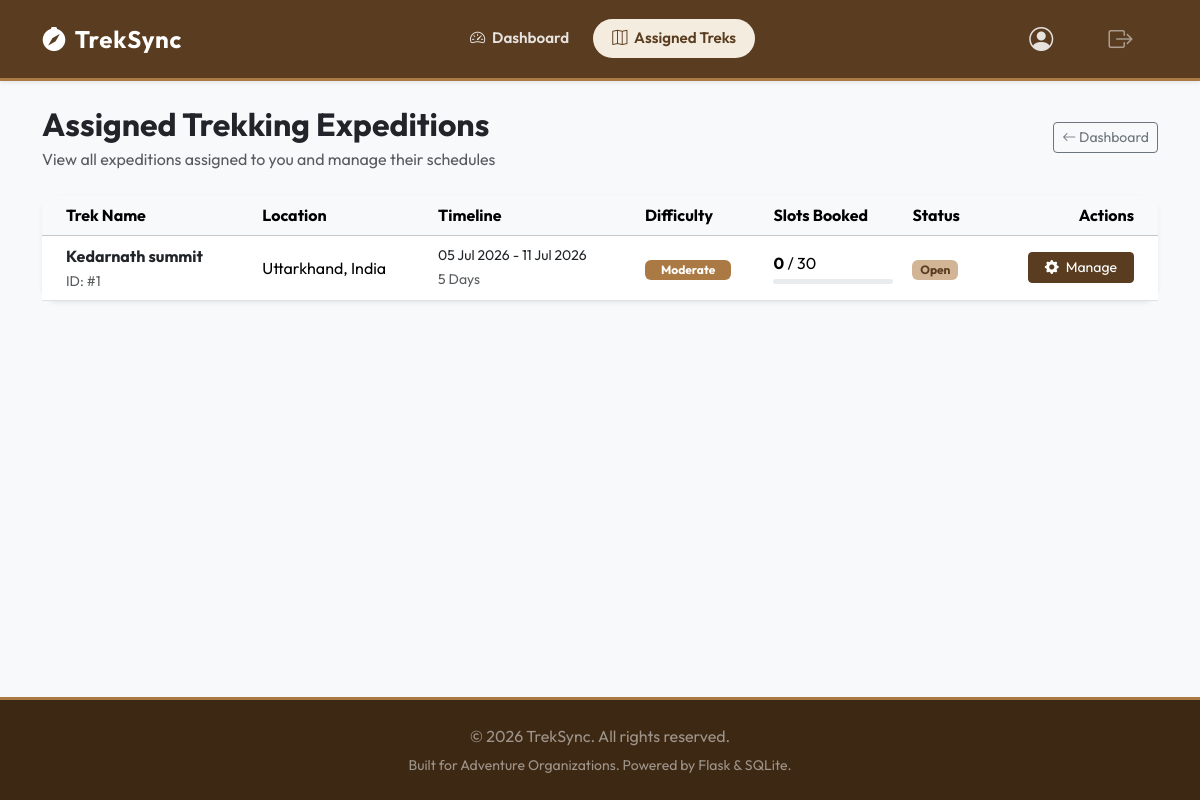
Page /staff/assigned-treks (signed in) on the earlier database version.
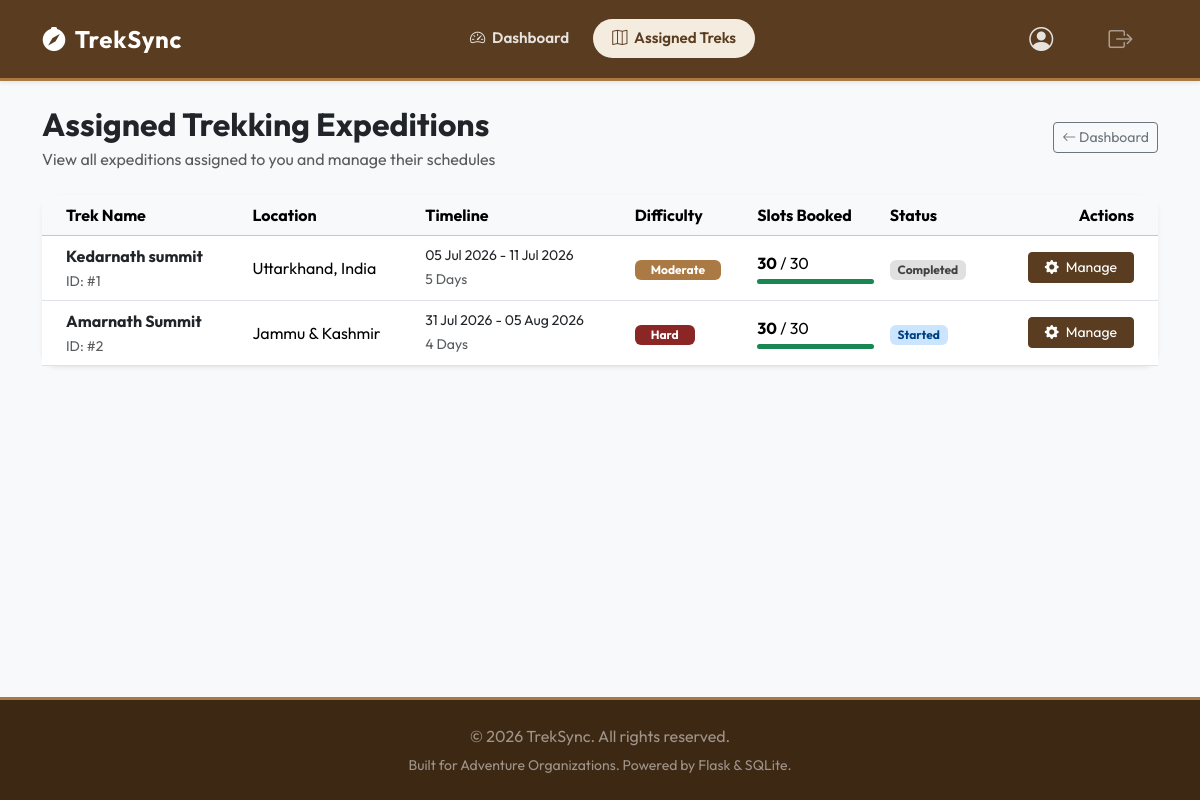
Same page on the later database version.
### models.py (models this page shows, shortened)
class Trek(db.Model):
    __tablename__ = 'trek'
    id = db.Column(db.Integer, primary_key=True)
    name = db.Column(db.String(100), nullable=False)
    location = db.Column(db.String(100), nullable=False)
    difficulty = db.Column(db.String(20), nullable=False)  # 'Easy', 'Moderate', 'Hard'
    duration = db.Column(db.Integer, nullable=False)  # in days
    max_slots = db.Column(db.Integer, nullable=False)
    available_slots = db.Column(db.Integer, nullable=False)
    staff_id = db.Column(db.Integer, db.ForeignKey('user.id'), nullable=True)  # Assigned staff
    status = db.Column(db.String(20), default='Pending')  # 'Pending', 'Approved', 'Open', 'Closed', 'Completed'
    start_date = db.Column(db.Date, nullable=False)
    end_date = db.Column(db.Date, nullable=False)
    staff = db.relationship('User', back_populates='assigned_treks', foreign_keys=[staff_id])
    bookings = db.relationship('Booking', back_populates='trek', cascade="all, delete-orphan")

### app.py (the view)
@app.route('/staff/assigned-treks')
@login_required
@staff_required
def staff_assigned_treks():
    treks = Trek.query.filter_by(staff_id=current_user.id).all()
    return render_template('staff/assigned_treks.html', treks=treks)

### app.py (called while the page is built)
@login_manager.user_loader
def load_user(user_id):
    return User.query.get(int(user_id))

def staff_required(f):
    @wraps(f)
    def decorated_function(*args, **kwargs):
        if not current_user.is_authenticated or current_user.role != 'staff':
            flash('Access denied. Staff role required.', 'error')
            return redirect(url_for('home'))
        profile = StaffProfile.query.filter_by(user_id=current_user.id).first()
        if not profile or profile.status != 'approved':
            return redirect(url_for('pending_approval'))
        return f(*args, **kwargs)
    return decorated_function

### templates/staff/assigned_treks.html (shortened to what the changed rows need)
{% extends "base.html" %}
{% block content %}
<div class="container">
    <div class="d-flex flex-column flex-md-row justify-content-between align-items-md-center gap-3 mb-4">
        <div>
            <h1 class="h2 fw-bold mb-1">Assigned Trekking Expeditions</h1>
        </div>
    </div>
    <div class="card border-0 shadow-sm">
        <div class="card-body p-0">
            {% if treks %}
                <div class="table-responsive">
                    <table class="table table-hover align-middle mb-0">
                        <thead class="table-light">
                            <tr>
                                <th class="ps-4">Trek Name</th>
                                <th>Location</th>
                                <th>Timeline</th>
                                <th>Difficulty</th>
                                <th>Slots Booked</th>
                                <th>Status</th>
                                <th class="text-end pe-4">Actions</th>
                            </tr>
                        </thead>
                        <tbody>
                            {% for trek in treks %}
                                <tr>
                                    <td class="ps-4 font-semibold">
                                        <span class="fw-bold d-block text-dark">{{ trek.name }}</span>
                                        <small class="text-muted">ID: #{{ trek.id }}</small>
                                    </td>
                                    <td>{{ trek.location }}</td>
                                    <td>
                                        <small class="d-block font-semibold text-dark">
                                            {{ trek.start_date.strftime('%d %b %Y') }} - {{ trek.end_date.strftime('%d %b %Y') }}
                                        </small>
                                        <small class="text-muted">{{ trek.duration }} Days</small>
                                    </td>
                                    <td>
                                        <span class="badge text-capitalize
                                            {% if trek.difficulty == 'Easy' %}badge-easy
                                            {% elif trek.difficulty == 'Moderate' %}badge-moderate
                                            {% else %}badge-hard{% endif %} py-1.5 px-3">
                                            {{ trek.difficulty }}
                                        </span>
                                    </td>
                                    <td>
                                        <span class="fw-bold">{{ trek.max_slots - trek.available_slots }}</span> / {{ trek.max_slots }}
                                        <div class="progress mt-1" style="height: 5px; max-width: 120px;">
                                            {% set booked_pct = ((trek.max_slots - trek.available_slots) / trek.max_slots * 100)|int %}
                                            <div class="progress-bar bg-success" role="progressbar" style="width: {{ booked_pct }}%"></div>
                                        </div>
                                    </td>
                                    <td>
                                        <span class="badge status-{{ trek.status.lower() }} py-1 px-2.5">
                                            {{ trek.status }}
                                        </span>
                                    </td>
                                    <td class="text-end pe-4">
                                        <a href="{{ url_for('staff_trek_detail', trek_id=trek.id) }}" class="btn btn-sm btn-success px-3">
                                            <i class="bi bi-gear-fill me-1"></i> Manage
                                        </a>
                                    </td>
                                </tr>
                            {% endfor %}
                        </tbody>
                    </table>
                </div>
            {% else %}
                <div class="p-5 text-center text-muted">
                    <i class="bi bi-compass fs-1 mb-2 d-block"></i>
                    No treks assigned to you yet by the Admin.
                </div>
            {% endif %}
        </div>
    </div>
</div>
{% endblock %}

Differences in the rows shown:
changed Trek "Kedarnath summit": trek.max_slots-trek.available_slots "0" → "30"; status "Open" → "Completed"
added Trek: name "Amarnath Summit", id "2", location "Jammu & Kashmir", start_date "31 Jul 2026", end_date "05 Aug 2026", duration "4", difficulty "Hard", trek.max_slots-trek.available_slots "30", max_slots "30", {{ booked_pct }} 100 (drawn), status "Started"
